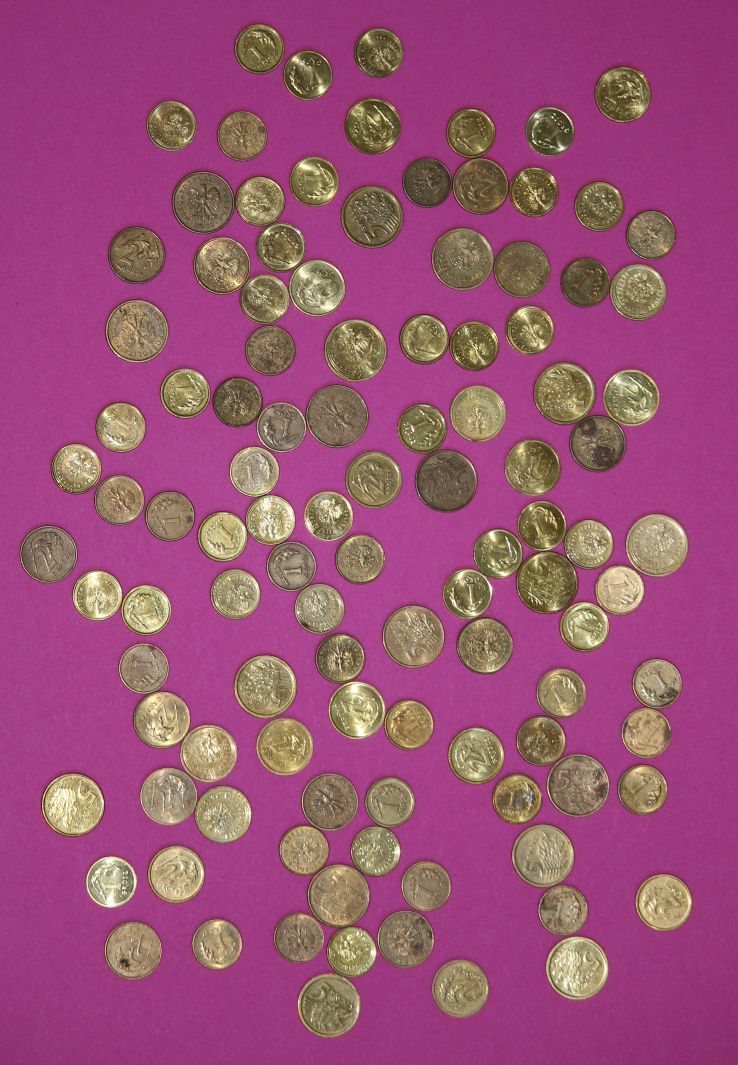
%> input picture Kolos/grosze_02.jpg, 1476 x 2130 px (shown at 1/2 size)
$ octave powtorka_all.m   (GNU Octave 9; MATLAB toolbox functions it lacks are replaced by stand-ins)
%> lines starting %> are read from the running program, lines starting %| are printed output that depends on the picture; in (x1, y1, x2, y2) boxes, pixels count from 0 and x2, y2 are one past the last pixel; in counts of white or black regions, pixels touching at a corner belong together; the program's own positions count from 1
%% Kolos 1_25 zadanie 1 - grubosc obwodki na 3 px
close all; clear; clc;

a = imread('grosze_02.jpg');
%> a is the input picture: size 2130x1476x3 uint8; mean R, G, B 154.3, 81.1, 117.6
a_hsv = rgb2hsv(a);
%> a_hsv: size 2130x1476x3 double; mean H, S, V 0.645, 0.543, 0.605
bin = a_hsv(:, :, 1) < 0.7;
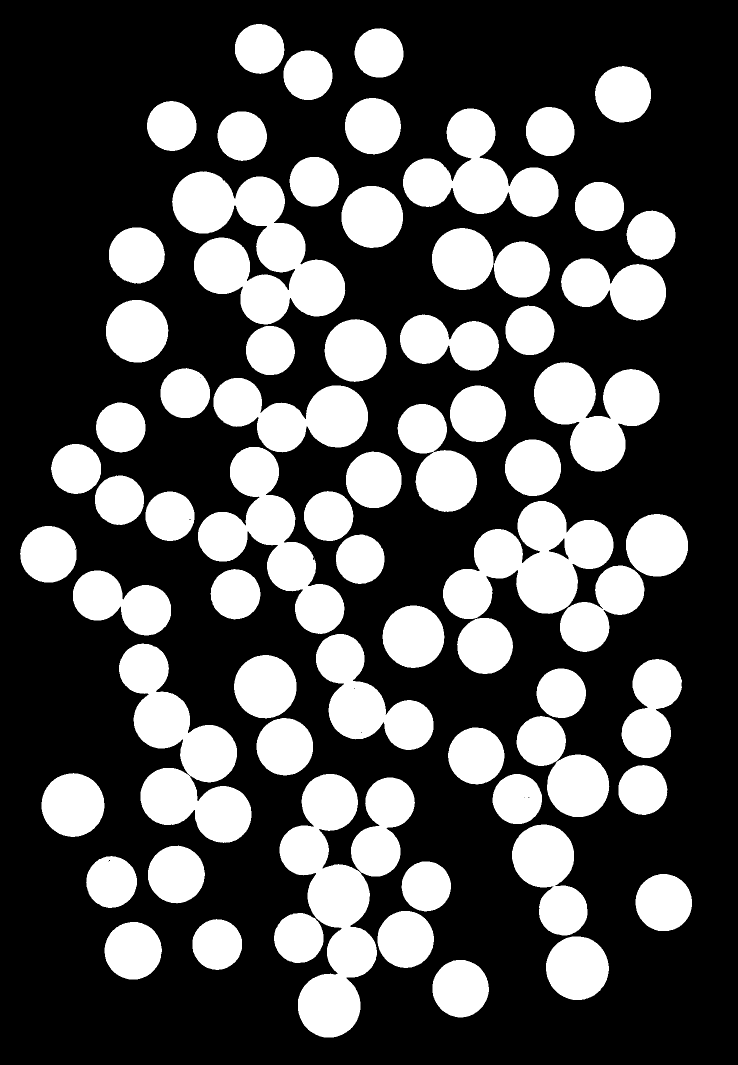
%> bin: size 2130x1476 logical (shown at 1/2 size); 31.2% white; 70 white regions, largest, box (x1, y1, x2, y2) and area: (344, 343, 691, 649) 55485, (559, 1548, 754, 2075) 50812, (238, 1287, 503, 1686) 48583

bin = medfilt2(bin, [3 3]);
%> bin: size 2130x1476 logical; 31.2% white; 69 white regions, largest, box (x1, y1, x2, y2) and area: (344, 343, 690, 649) 55498, (559, 1548, 754, 2075) 50814, (238, 1287, 503, 1686) 48590

temp = imerode(bin, strel('disk', 20));
%> temp: size 2130x1476 logical; 12.8% white; 108 white regions, largest, box (x1, y1, x2, y2) and area: (615, 1967, 702, 2056) 6100, (1111, 1892, 1199, 1981) 6052, (102, 1566, 190, 1655) 6023
dist = bwdist(temp);
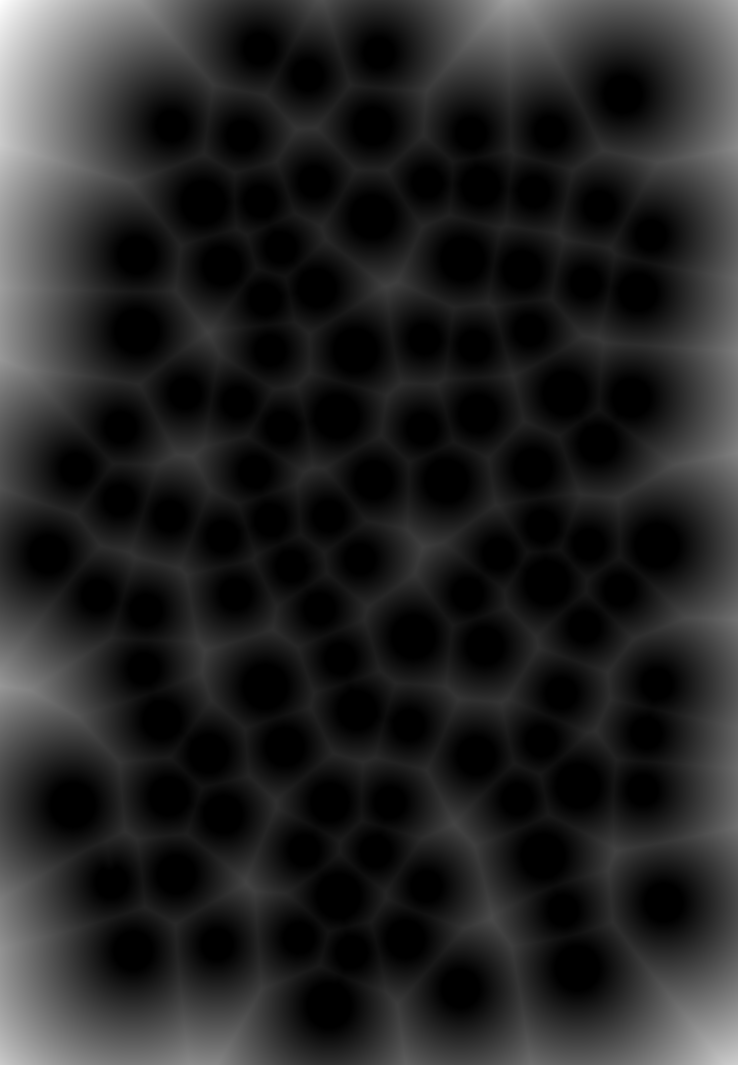
%> dist: size 2130x1476 single (shown at 1/2 size); min 0, max 394.8, mean 56.4; drawn with min black and max white
bin = bin & watershed(dist) > 0;
%> bin: size 2130x1476 logical; 31.1% white; 108 white regions, largest, box (x1, y1, x2, y2) and area: (596, 1947, 721, 2075) 12613, (1092, 1873, 1218, 2000) 12566, (83, 1546, 209, 1674) 12536

[aseq, N] = bwlabel(bin);
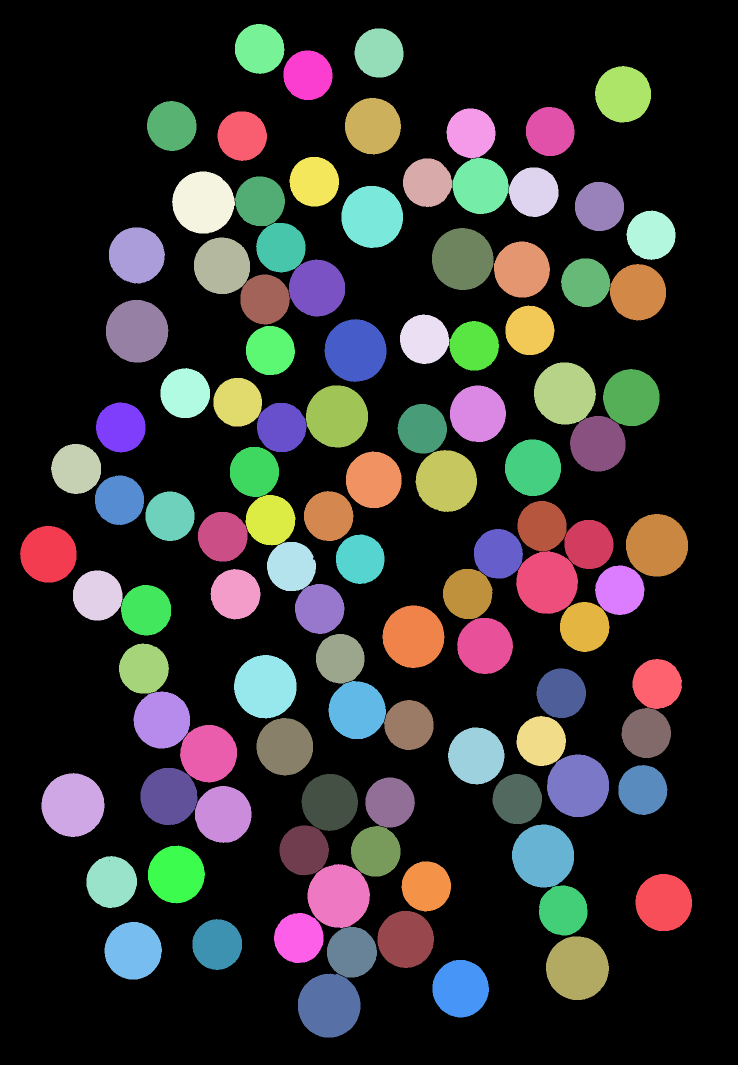
%> aseq: size 2130x1476 double (shown at 1/2 size); 109 distinct labels, from 0 to 108; one colour per label, 0 black
%> N = 108
pole = zeros(1, N);

for k = 1:N
    mask = aseq == k;
    pole(1, k) = bwarea(mask);
end
%> this loop made 108 passes
%> pass 3, `mask = aseq == k;`:
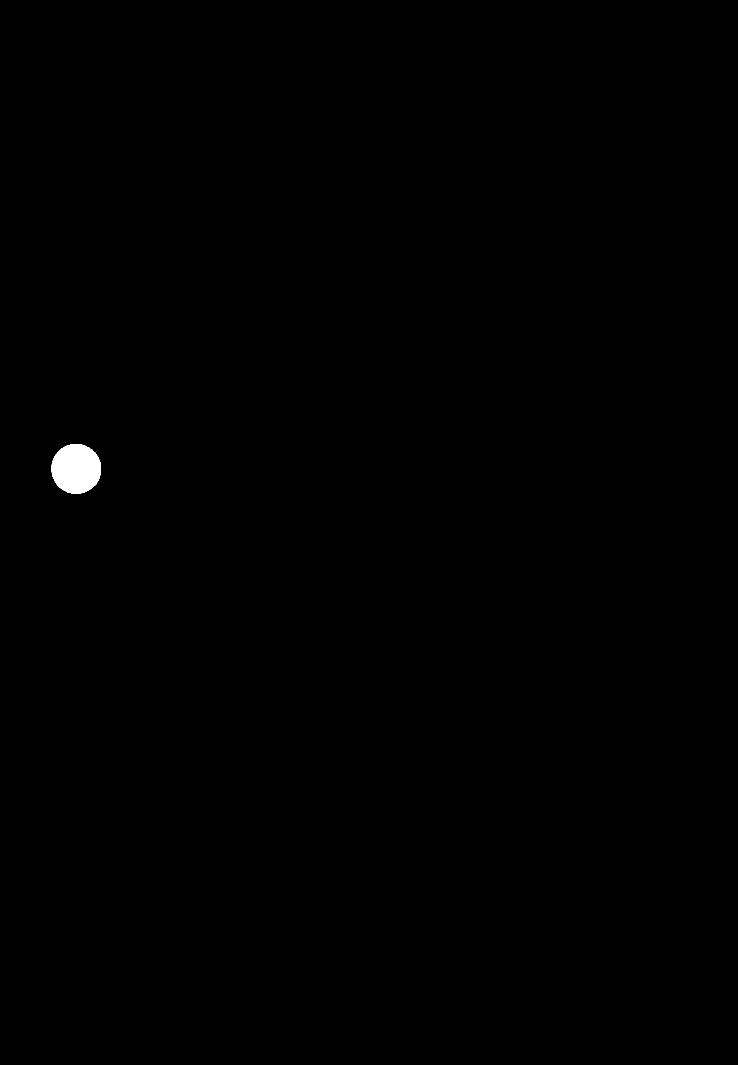
%> mask: size 2130x1476 logical (shown at 1/2 size); 0.25% white; 1 white region, box (x1, y1, x2, y2) and area: (102, 888, 202, 988) 7839
%> after the loop, pole = 108 values, max 12631.4 at index 45, min 7429.4 at index 67, mean 9076.6

[counts, edges] = histcounts(pole, 3);
%> counts = [62 28 18]; edges = [7429.4 9163.4 10897.4 12631.4]

result = counts(1) * 0.01 + counts(2) * 0.02 + counts(3) * 0.05;
%> result = 2.08
result
%> result = 2.08

image = a;

%> (the run ends here)
